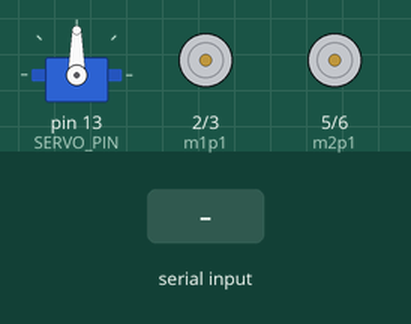
Simulated run of this sketch. Board: Arduino Uno, built with avr-gcc and run on an emulated ATmega328P. Parts: servo, motor-driver pin pairs drawn as motors (green arrow = first pin HIGH = forward, orange = second pin HIGH = backward, longer = more drive, scaled by the enable pin). The inputs (shaded band) are chosen by the test bench.

Above: at 1.2 s.
1.3 s: "J" received over Serial
2.8 s: "W" received over Serial
At 3.3 s:
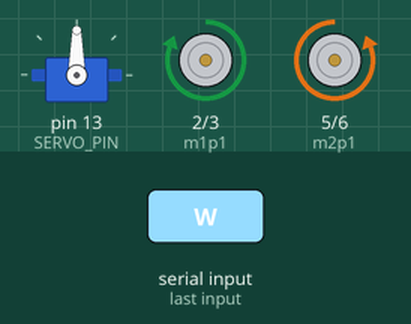
4.3 s: "A" received over Serial
At 5.5 s:
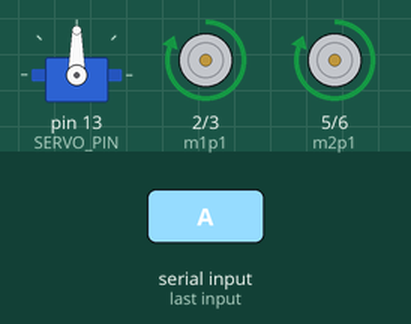
5.8 s: "S" received over Serial
At 6.8 s:
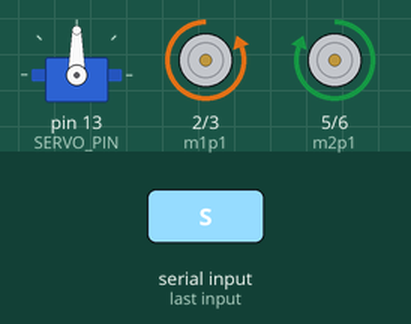
7.3 s: "D" received over Serial
At 7.9 s:
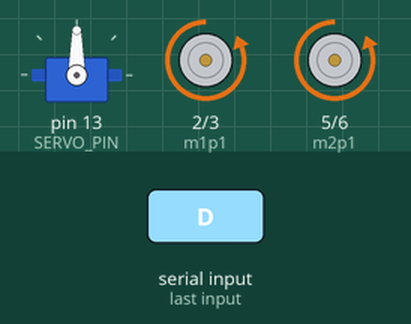
8.8 s: "P" received over Serial
At 10.2 s:
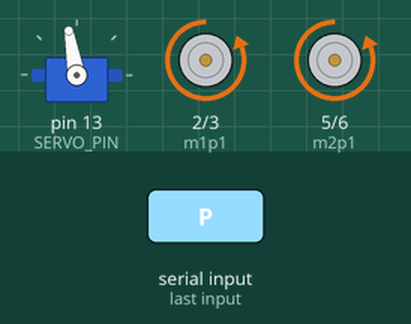
Timing chart, 0 to 11.3 s (numbered marks = the images above; inputs shaded):
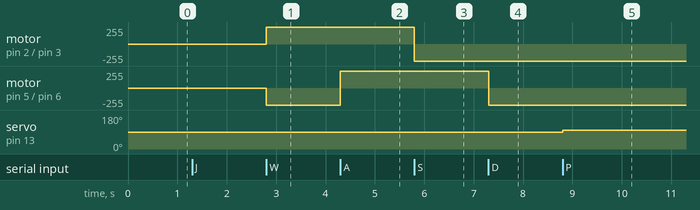

The sketch:

Arduino_Code.ino
```cpp
#include <Servo.h>
#include "Controls.h"
#include "servo.h"
int angle;
#define SERVO_PIN 13

Servo myServo;

// minimum speed =130
char given_state = 'J';

void setup() {
  Serial.begin(9600);  // Set the baud rate to match the communication with the ESP826
  motor_setup();
  myServo.write(90);
  myServo.attach(SERVO_PIN);
  angle = 90;
}

void loop() {

  if (Serial.available() > 0) {
    char state = Serial.read();
    if (state == 'J' || state == 'W' || state == 'A' || state == 'S' || state == 'D') {
      motor_loop(state);
    } else if (state == 'P') {
      angle +=10;
      myServo.write(angle);
    } else if (state == 'N') {
      angle -=10;
      myServo.write(angle);
    }
  }
}
```

Controls.h
```cpp
const int m1p1 = 2;
const int m1p2 = 3;
const int m2p1 = 5;
const int m2p2 = 6;
const int m1speed = 8;
const int m2speed = 9;
const int speed = 255;

void motor_setup() {
  // put your setup code here, to run once:
  pinMode(m1p1, OUTPUT);
  pinMode(m1p2, OUTPUT);
  pinMode(m2p1, OUTPUT);
  pinMode(m2p2, OUTPUT);

  pinMode(m1speed, OUTPUT);
  pinMode(m2speed, OUTPUT);

  analogWrite(m1speed, speed);
  analogWrite(9, speed);
}

void forward() {
  analogWrite(m1speed, speed);
  analogWrite(m2speed, speed);
  digitalWrite(m1p1, HIGH);
  digitalWrite(m1p2, LOW);
  digitalWrite(m2p1, LOW);
  digitalWrite(m2p2, HIGH);
}

void backward() {
  analogWrite(m1speed, speed);
  analogWrite(m2speed, speed);
  digitalWrite(m1p1, LOW);
  digitalWrite(m1p2, HIGH);
  digitalWrite(m2p1, HIGH);
  digitalWrite(m2p2, LOW);
}

void right() {
  analogWrite(m1speed, speed);
  analogWrite(m2speed, speed);
  digitalWrite(m1p1, HIGH);
  digitalWrite(m1p2, LOW);
  digitalWrite(m2p1, HIGH);
  digitalWrite(m2p2, LOW);
}

void left() {
  analogWrite(m1speed, speed);
  analogWrite(m2speed, speed);
  digitalWrite(m1p1, LOW);
  digitalWrite(m1p2, HIGH);
  digitalWrite(m2p1, LOW);
  digitalWrite(m2p2, HIGH);
}

void halt() {
  analogWrite(m1speed, 0);
  analogWrite(m2speed, 0);
}

void motor_loop(char state) {
  // put your main code here, to run repeatedly:

  if (state == 'J') {
    halt();
    //Serial.println("Halt");
  } else if (state == 'S') {
    backward();
    //Serial.println("Back");
  } else if (state == 'W') {
    forward();
    //Serial.println("Forward");
  } else if (state == 'D') {
    left();
    //Serial.println("Left");
  } else if (state == 'A') {
    right();
    //Serial.println("Right");

    // forward();
    //right();
  }
}
```

Measured:
- after the input at 2.8 s, motor on pin 2 (m1p1) / pin 3 (m1p2): stopped → forward 255/255 at once; motor on pin 5 (m2p1) / pin 6 (m2p2): stopped → backward 255/255 at once
- after the input at 4.3 s, motor on pin 5 (m2p1) / pin 6 (m2p2): backward 255/255 → forward 255/255 at once
- after the input at 5.8 s, motor on pin 2 (m1p1) / pin 3 (m1p2): forward 255/255 → backward 255/255 at once
- after the input at 7.3 s, motor on pin 5 (m2p1) / pin 6 (m2p2): forward 255/255 → backward 255/255 at once
- after the input at 8.8 s, servo on pin 13 (SERVO_PIN): 90° → 100° at once
